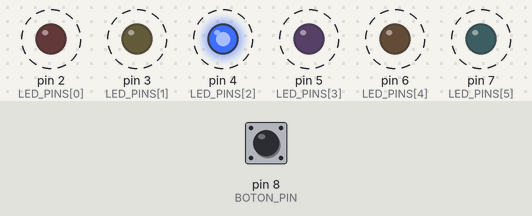
Recording of a sketch running on a simulated Arduino Uno, built with avr-gcc and run on an emulated ATmega328P. On the bench: output pins drawn as LEDs (lit = HIGH). Dashed ring = blinking. Inputs (shaded band) come from the test bench; at power-on: pin 8 (BOTON_PIN) HIGH. Random numbers use the default seed unless the sketch sets one.

Above: at 2.15 s.
2.2 s: pin 8 (BOTON_PIN) pulled LOW for 0.75 s
At 3.4 s:
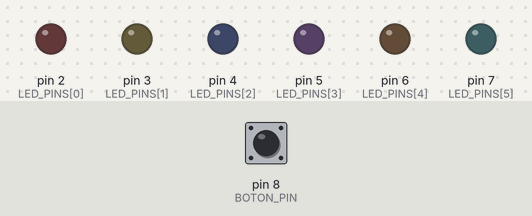
5.4 s: pin 8 (BOTON_PIN) pulled LOW for 1 s
At 6.7 s:
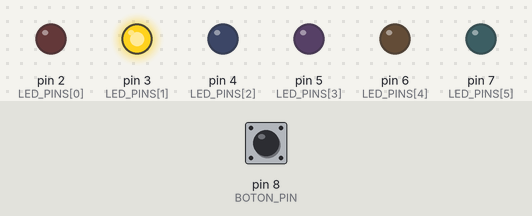
Timing chart, 0 to 14.6 s (numbered marks = the images above; inputs shaded):
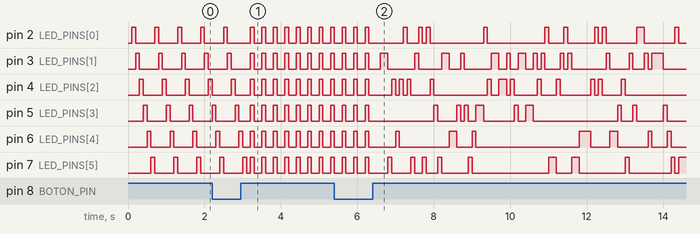

The sketch:

sketch.ino
```cpp
// Definición de pines
int LED_PINS[] = {2, 3, 4, 5, 6, 7};
int BOTON_PIN = 8;
int patronActual = 0;
int numLeds = 6;
bool estadoAnterior = LOW;

void setup() {
  // Configurar LEDs como salida
  for (int i = 0; i < numLeds; i++) {
    pinMode(LED_PINS[i], OUTPUT);
  }

  // Configurar botón como entrada
  pinMode(BOTON_PIN, INPUT);
}

void loop() {
  leerBoton();

  switch (patronActual) {
    case 0:
      patronSecuencia();
      break;
    case 1:
      patronPersecucion();
      break;
    case 2:
      patronParpadeo();
      break;
    case 3:
      patronAleatorio();
      break;
    case 4:
      patronOnda();
      break;
  }
}

//  FUNCIONES
void leerBoton() {
  bool estadoActual = digitalRead(BOTON_PIN);
  if (estadoActual == HIGH && estadoAnterior == LOW) {
    patronActual = (patronActual + 1) % 5;
    delay(100); // anti-rebote
  }
  estadoAnterior = estadoActual;
}

// Primer Patrón Secuencia
void patronSecuencia() {
  int i = 0;
  while (patronActual == 0) {
    for (int j = 0; j < numLeds; j++) {
      digitalWrite(LED_PINS[j], LOW);
    }
    digitalWrite(LED_PINS[i], HIGH);
    delay(100);
    i = (i + 1) % numLeds;
    leerBoton();
  }
}

// Segundo Patrón Persecución
void patronPersecucion() {
  for (int i = 0; i < numLeds; i++) {
    digitalWrite(LED_PINS[i], HIGH);
    delay(100);
    digitalWrite(LED_PINS[i], LOW);
  }
}

// Tercer Patrón Parpadeo
void patronParpadeo() {
  for (int i = 0; i < numLeds; i++) {
    digitalWrite(LED_PINS[i], HIGH);
  }
  delay(100);

  for (int i = 0; i < numLeds; i++) {
    digitalWrite(LED_PINS[i], LOW);
  }
  delay(200);
}

// Cuarto Patrón Aleatorio
void patronAleatorio() {
  int led = random(0, numLeds);
  digitalWrite(LED_PINS[led], HIGH);
  delay(100);
  digitalWrite(LED_PINS[led], LOW);
}

// Quinto Patrón Onda
void patronOnda() {
  for (int i = 0; i < numLeds; i++) {
    digitalWrite(LED_PINS[i], HIGH);
    delay(80);
    digitalWrite(LED_PINS[i], LOW);
  }
  for (int i = numLeds - 1; i >= 0; i--) {
    digitalWrite(LED_PINS[i], HIGH);
    delay(80);
    digitalWrite(LED_PINS[i], LOW);
  }
}
```
